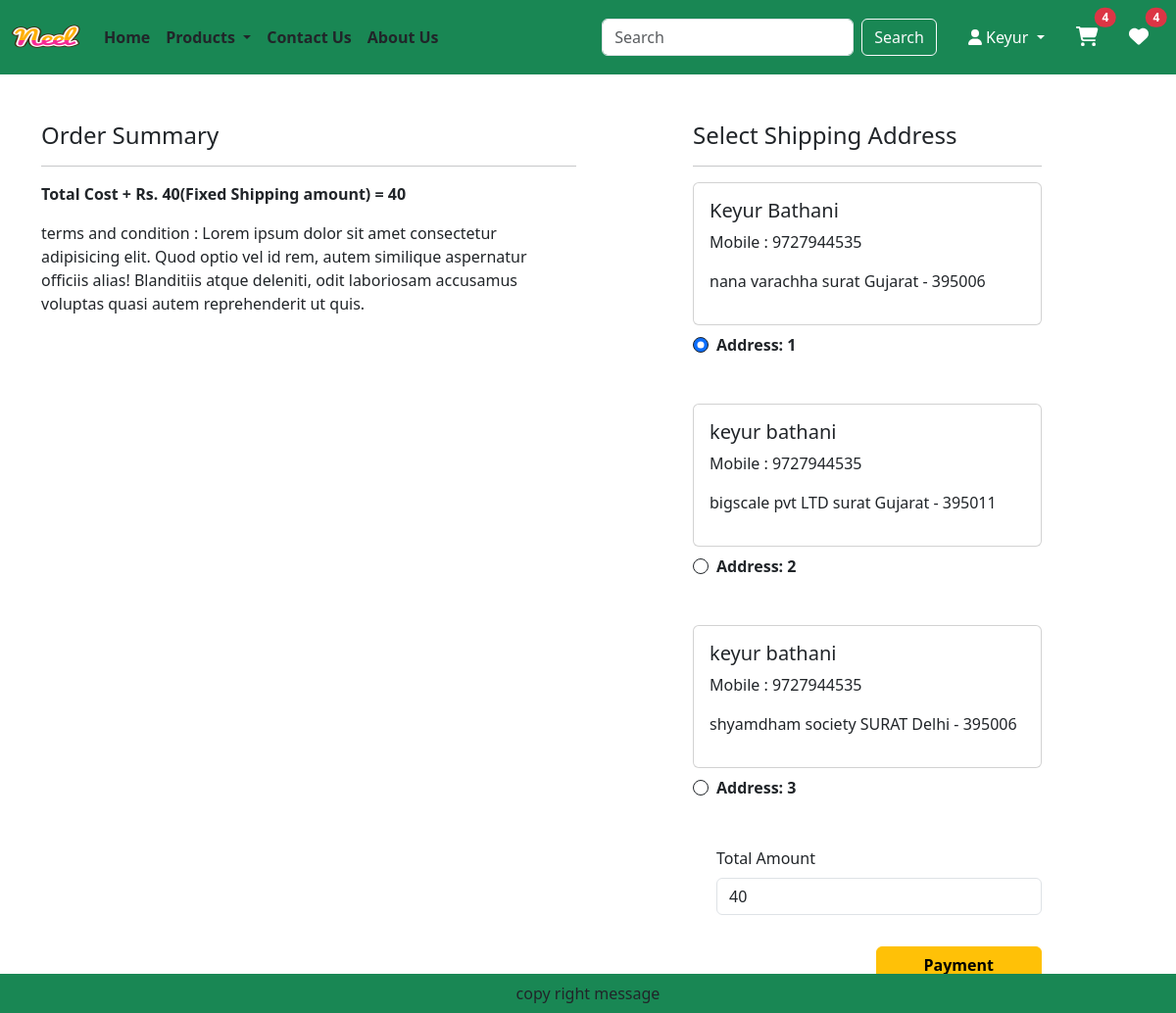
Before: /checkout/ (signed in) with the older database file.
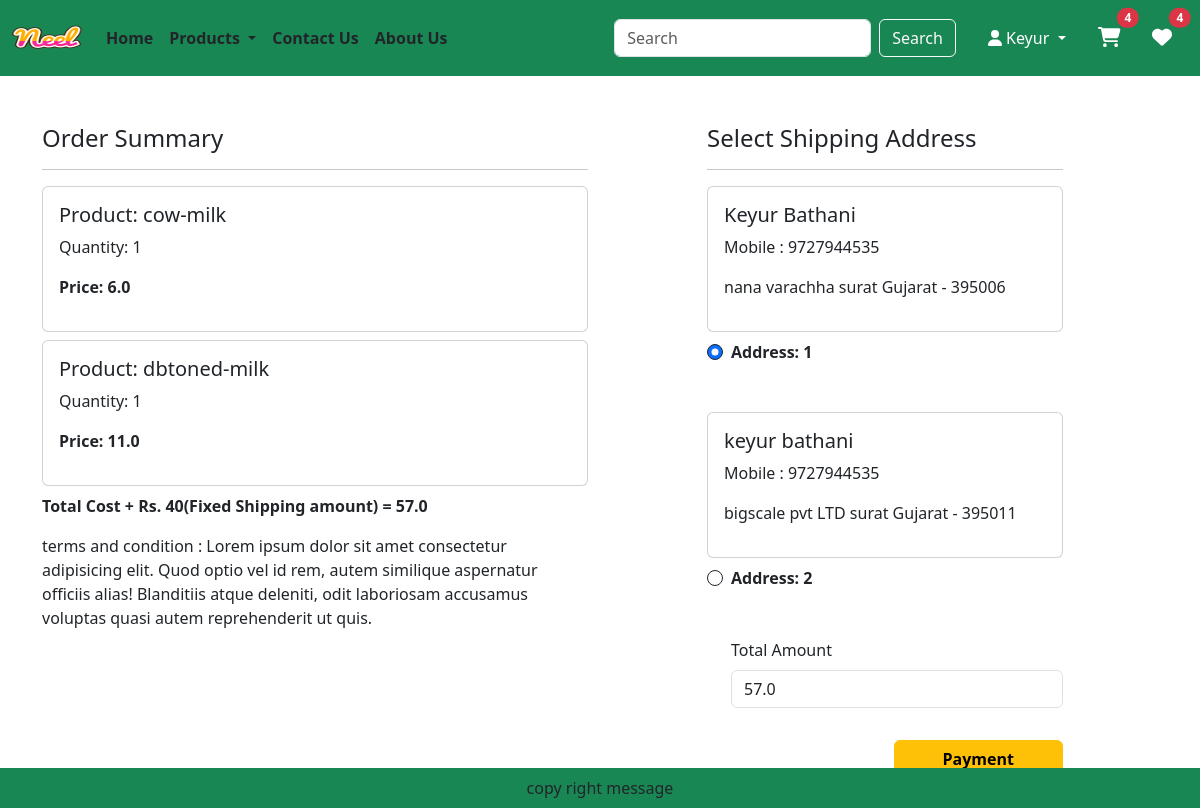
After: the same page with the newer database file.
### app/models.py (models this page shows, shortened)
class Customer(models.Model):
    user = models.ForeignKey(User, on_delete=models.CASCADE)
    name = models.CharField(max_length=200)
    locality = models.CharField(max_length=200)
    city = models.CharField(max_length=50)
    mobile = models.CharField(max_length=10)
    zipcode = models.CharField(max_length=10)
    state = models.CharField(choices=STATE_CHOICES, max_length=50)

class cart(models.Model):
    user = models.ForeignKey(User, on_delete=models.CASCADE)
    product = models.ForeignKey(Product, on_delete=models.CASCADE)
    quantity = models.PositiveIntegerField(default=1)
    @property
    def total_cost(self):
        return self.quantity * self.product.discounted_price

class Product(models.Model):
    title = models.CharField(max_length=100)
    selling_price = models.FloatField()
    discounted_price = models.FloatField()
    description = models.TextField()
    composition = models.TextField(default='')
    prodapp = models.TextField(default='')
    category = models.CharField(choices=CATEGORY_CHOICES, max_length=2)
    product_image = models.ImageField(upload_to='product')

### app/views.py (the view, shortened to what this page needs)
# urls.py: path('checkout/', views.checkout, name='checkout'),
def checkout(request):
    if not request.user.is_authenticated:
        messages.warning(request, 'Please log in to proceed with checkout.')
        return redirect('customer-login')
    user = request.user
    add = Customer.objects.filter(user=user)
    cart_items = cart.objects.filter(user=user)
    amount = 0
    shipping_amount = 40
    for p in cart_items:
        amount += p.total_cost
    totalamount = amount + shipping_amount
    razoramount = int(totalamount * 100)  # Razorpay amount should be in paise
    client = razorpay.Client(auth=(settings.RAZOR_KEY_ID, settings.RAZOR_KEY_SECRET))
    data = {
        "amount": razoramount,
        "currency": "INR",
        "receipt": "order_rcptid_12"
    }
    payment_response = client.order.create(data=data)
    print(payment_response)
    order_id = payment_response['id']
    order_status = payment_response['status']
    return render(request, 'app/checkout.html', locals())

### app/templates/app/checkout.html (shortened to what this page needs)
{% extends 'app/layout.html' %}
{% load static %}
{% block content %}
<div class="container">
    <div class="row mt-5">
        <div class="col-sm-6">
            <h4>Order Summary</h4>
            <hr>
            {% for item in cart_items %}
            <div class="card mb-2">
                <div class="card-body">
                    <h5>Product: {{item.product.title}}</h5>
                    <p>Quantity: {{item.quantity}}</p>
                    <p class="fw-bold">Price: {{item.product.discounted_price}}</p>
                </div>
            </div>
            {% endfor %}
            <p class="fw-bold">Total Cost + Rs. 40(Fixed Shipping amount) = {{totalamount}}</p>
            <div>
                terms and condition  : Lorem ipsum dolor sit amet consectetur adipisicing elit. Quod optio vel id rem, autem similique aspernatur officiis alias! Blanditiis atque deleniti, odit laboriosam accusamus voluptas quasi autem reprehenderit ut quis.
            </div>
            </div>
    <div class="col-sm-4 offset-sm-1">
        <h4>Select Shipping Address</h4>
        <hr>
        <form method="post" id="myform">
            {% for ad in add %}
            <div class="card">
                <div class="card-body">
                    <h5>{{ad.name}}</h5>
                    <p>Mobile : {{ad.mobile}}</p>
                    <p>{{ad.locality}} {{ad.city}} {{ad.state}} - {{ad.zipcode}}</p>
                </div>
            </div>
           <div class="form-check mt-2 mb-5">
    <input class="form-check-input border border-dark" type="radio" name="custid" id="custadd{{forloop.counter}}" value="{{ad.id}}" {% if forloop.first %}checked{% endif %}>
    <label class="form-check-label fw-bold" for="custadd{{forloop.counter}}">
        Address: {{forloop.counter}} </label>
    </div>
            {% endfor %}
            <div class="form-check mb-3">
                <label for="totamount" class="form-label">Total Amount</label>
                <input type="number" class="form-control" name="totamount" value={{totalamount}} readonly>
            </div>
            <div class="text-end">
                <button id="rzp-button1" type="submit" class="btn btn-warning mt-3 px-5 fw-bold">Payment</button>
            </div>
        </form>
    </div>
</div>
</div>
{% endblock %}
 {% block payment-gateway %}
<button id="rzp-button1">Pay</button>
{% endblock %}

Changed rows visible on the page:
removed Customer: name "keyur bathani", mobile "9727944535", locality "shyamdham society", city "SURAT", state "Delhi", zipcode "395006", custid "☐ Address: 3"
added cart: product "cow-milk", quantity "1", product.discounted_price "6.0"
added cart: product "dbtoned-milk", quantity "1", product.discounted_price "11.0"
Other visible differences:
{{ totalamount }}: "40" → "57.0"
form field totamount: "40" → "57.0"
